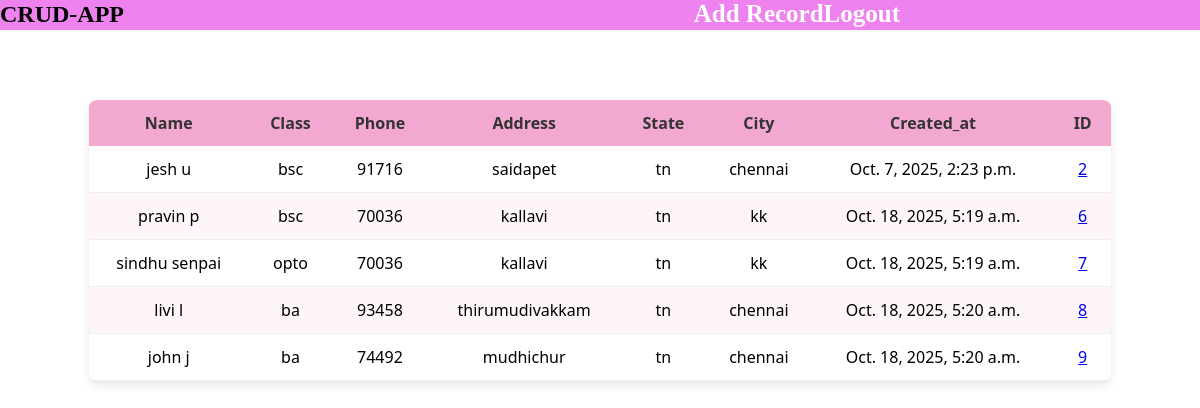
The app's page / (signed in), older data.
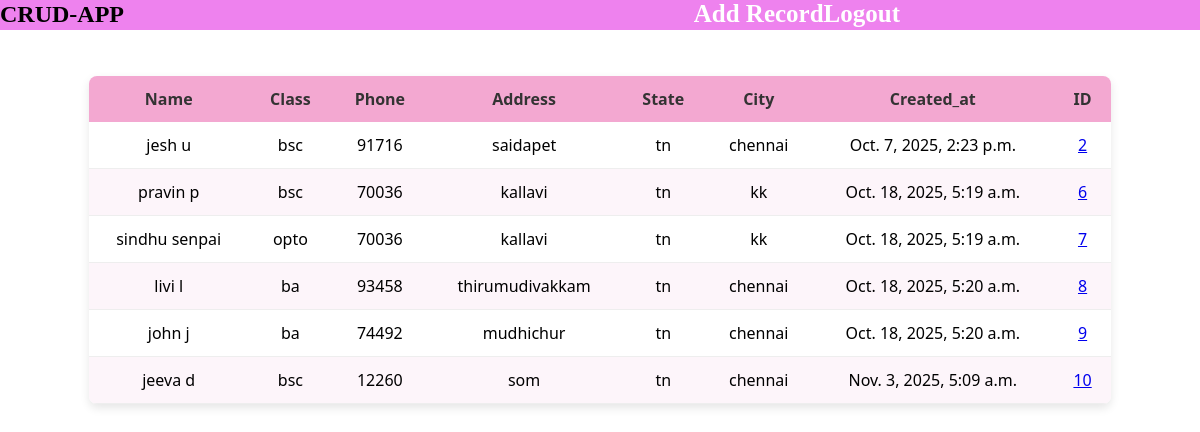
The same page, newer data.
### crudapp/models.py (models this page shows, shortened)
class Record(models.Model):
    first_name = models.CharField(max_length=50)
    last_name = models.CharField(max_length=50)
    Class = models.CharField(max_length=20, blank=True, null=True)
    phone_number = models.CharField(max_length=15, blank=True, null=True)
    address = models.CharField(max_length=200, blank=True, null=True)
    state = models.CharField(max_length=30, blank=True, null=True)
    city = models.CharField(max_length=30, blank=True, null=True)
    created_at = models.DateTimeField(auto_now_add=True)

### crudapp/views.py (the view)
# urls.py: 2. Add a URL to urlpatterns:  path('', views.home, name='home')
def home(request):
    if request.method=='POST':
        username=request.POST['username']
        password=request.POST['password']
        user=authenticate(request, username=username, password=password)
        if user is not None:
            login(request, user)
            messages.success(request, 'Login successful.')
            return redirect('home')
        else:
            messages.error(request, 'Invalid username or password.')
            return redirect('home')
    else:
        records = Record.objects.all()
        return render(request, 'home.html',{'records':records})

### crudapp/templates/home.html (shortened to what this page needs)
{% extends 'base.html' %}
{% block content %}
  <div class="wrapper">
    {% if user.is_authenticated %}
      <table class="table">
        <thead>
          <tr>
            <th scope="col">Name</th>
            <th scope="col">Class</th>
            <th scope="col">Phone</th>
            <th scope="col">Address</th>
            <th scope="col">State</th>
            <th scope="col">City</th>
            <th scope="col">Created_at</th>
            <th scope="col">ID</th>
          </tr>
        </thead>
        <tbody>
            {% if records %}
              {% for record in records %}
                <tr>
                  <td> {{ record.first_name}} {{ record.last_name}} </td>
                  <td> {{ record.Class }} </td>
                  <td> {{ record.phone_number }} </td>
                  <td> {{ record.address}} </td>
                  <td> {{ record.state}} </td>
                  <td> {{ record.city }} </td>
                  <td> {{ record.created_at }} </td>
                  <td> <a href = {% url 'record' record.id %}>{{ record.id }} </a> </td>
                </tr>
              {% endfor%}
            {% endif %}
        </tbody>
      </table>
    {% endif %}
  </div>
{% endblock %}

Row changes from the older to the newer data that the page shows:
added Record: first_name "jeeva", last_name "d", Class "bsc", phone_number "12260", address "som", state "tn", city "chennai", created_at "Nov. 3, 2025, 5:09 a.m.", id "10"
